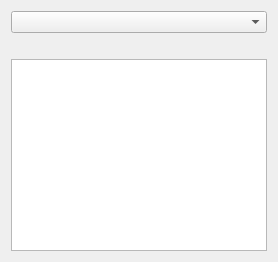
           <widget class="QWidget" name="listCountries">
            <attribute name="title">
             <string>Countries</string>
            </attribute>
            <layout class="QVBoxLayout" name="verticalLayout_9">
             <item>
              <layout class="QVBoxLayout" name="coutriesLayout">
               <item>
                <widget class="QComboBox" name="comboBox">
                 <property name="currentText">
                  <string/>
                 </property>
                 <property name="placeholderText">
                  <string>choose a country</string>
                 </property>
                </widget>
               </item>
               <item>
                <widget class="QLabel" name="worldImage">
                 <property name="text">
                  <string/>
                 </property>
                </widget>
               </item>
               <item>
                <widget class="QTableView" name="tableOfCoutries">
                 <property name="styleSheet">
                  <string notr="true">QTableWidget::item { padding: 2px; }</string>
                 </property>
                 <property name="editTriggers">
                  <set>QAbstractItemView::EditTrigger::NoEditTriggers</set>
                 </property>
                 <property name="selectionMode">
                  <enum>QAbstractItemView::SelectionMode::ContiguousSelection</enum>
                 </property>
                 <property name="selectionBehavior">
                  <enum>QAbstractItemView::SelectionBehavior::SelectRows</enum>
                 </property>
                 <property name="showGrid">
                  <bool>false</bool>
                 </property>
                 <property name="wordWrap">
                  <bool>false</bool>
                 </property>
                 <attribute name="horizontalHeaderVisible">
                  <bool>true</bool>
                 </attribute>
                 <attribute name="horizontalHeaderHighlightSections">
                  <bool>false</bool>
                 </attribute>
                 <attribute name="horizontalHeaderShowSortIndicator" stdset="0">
                  <bool>true</bool>
                 </attribute>
                 <attribute name="horizontalHeaderStretchLastSection">
                  <bool>true</bool>
                 </attribute>
                 <attribute name="verticalHeaderVisible">
                  <bool>false</bool>
                 </attribute>
                 <attribute name="verticalHeaderDefaultSectionSize">
                  <number>30</number>
                 </attribute>
                 <attribute name="verticalHeaderHighlightSections">
                  <bool>false</bool>
                 </attribute>
                </widget>
               </item>
              </layout>
             </item>
            </layout>
           </widget>
